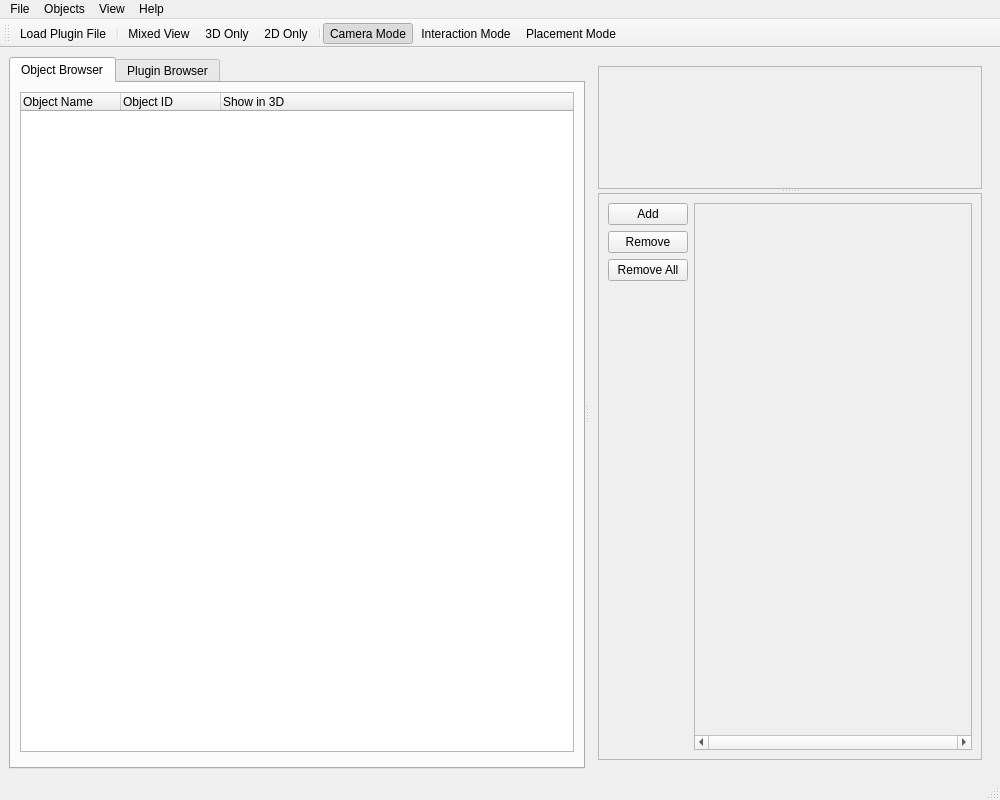
<?xml version="1.0" encoding="UTF-8"?>
<ui version="4.0">
 <class>rtMainWindowUI</class>
 <widget class="QMainWindow" name="rtMainWindowUI">
  <property name="geometry">
   <rect>
    <x>0</x>
    <y>0</y>
    <width>1000</width>
    <height>800</height>
   </rect>
  </property>
  <property name="windowTitle">
   <string>Vurtigo</string>
  </property>
  <widget class="QWidget" name="mainWinCentralWidget">
   <layout class="QVBoxLayout" name="verticalLayout_3">
    <item>
     <widget class="QSplitter" name="mainRLSplitter">
      <property name="orientation">
       <enum>Qt::Horizontal</enum>
      </property>
      <widget class="QTabWidget" name="objectTabs">
       <property name="currentIndex">
        <number>0</number>
       </property>
       <widget class="QWidget" name="objBrowse">
        <attribute name="title">
         <string>Object Browser</string>
        </attribute>
        <layout class="QVBoxLayout" name="verticalLayout">
         <item>
          <widget class="QTreeWidget" name="objectTree">
           <column>
            <property name="text">
             <string>Object Name</string>
            </property>
           </column>
           <column>
            <property name="text">
             <string>Object ID</string>
            </property>
           </column>
           <column>
            <property name="text">
             <string>Show in 3D</string>
            </property>
           </column>
          </widget>
         </item>
         <item>
          <widget class="QFrame" name="objBrowseFrame">
           <property name="frameShape">
            <enum>QFrame::StyledPanel</enum>
           </property>
           <property name="frameShadow">
            <enum>QFrame::Raised</enum>
           </property>
          </widget>
         </item>
        </layout>
       </widget>
       <widget class="QWidget" name="pluginBrowse">
        <attribute name="title">
         <string>Plugin Browser</string>
        </attribute>
        <layout class="QVBoxLayout" name="verticalLayout_2">
         <item>
          <widget class="QTreeWidget" name="pluginTree">
           <column>
            <property name="text">
             <string>Unique ID</string>
            </property>
           </column>
           <column>
            <property name="text">
             <string>Plugin Name</string>
            </property>
           </column>
           <column>
            <property name="text">
             <string>Plugin Version</string>
            </property>
           </column>
          </widget>
         </item>
         <item>
          <layout class="QHBoxLayout" name="horizontalLayout_2">
           <item>
            <widget class="QFrame" name="pluginBrowseFrame">
             <property name="frameShape">
              <enum>QFrame::StyledPanel</enum>
             </property>
             <property name="frameShadow">
              <enum>QFrame::Raised</enum>
             </property>
            </widget>
           </item>
           <item>
            <spacer name="horizontalSpacer">
             <property name="orientation">
              <enum>Qt::Horizontal</enum>
             </property>
             <property name="sizeHint" stdset="0">
              <size>
               <width>40</width>
               <height>20</height>
              </size>
             </property>
            </spacer>
           </item>
          </layout>
         </item>
        </layout>
       </widget>
      </widget>
      <widget class="QStackedWidget" name="stackedWidget">
       <widget class="QWidget" name="dualView">
        <layout class="QVBoxLayout" name="verticalLayout_5">
         <item>
          <widget class="QSplitter" name="mainUDSplitter">
           <property name="orientation">
            <enum>Qt::Vertical</enum>
           </property>
           <widget class="QFrame" name="frame3DRender">
            <property name="frameShape">
             <enum>QFrame::StyledPanel</enum>
            </property>
            <property name="frameShadow">
             <enum>QFrame::Raised</enum>
            </property>
           </widget>
           <widget class="QFrame" name="lowerFrame">
            <property name="frameShape">
             <enum>QFrame::StyledPanel</enum>
            </property>
            <property name="frameShadow">
             <enum>QFrame::Raised</enum>
            </property>
            <layout class="QHBoxLayout" name="horizontalLayout">
             <item>
              <layout class="QVBoxLayout" name="verticalLayout_4">
               <item>
                <widget class="QPushButton" name="add2DFrameBtn">
                 <property name="text">
                  <string>Add</string>
                 </property>
                </widget>
               </item>
               <item>
                <widget class="QPushButton" name="remove2DFrameBtn">
                 <property name="text">
                  <string>Remove</string>
                 </property>
                </widget>
               </item>
               <item>
                <widget class="QPushButton" name="removeAll2DFrameBtn">
                 <property name="text">
                  <string>Remove All</string>
                 </property>
                </widget>
               </item>
               <item>
                <spacer name="verticalSpacer">
                 <property name="orientation">
                  <enum>Qt::Vertical</enum>
                 </property>
                 <property name="sizeHint" stdset="0">
                  <size>
                   <width>20</width>
                   <height>40</height>
                  </size>
                 </property>
                </spacer>
               </item>
              </layout>
             </item>
             <item>
              <widget class="QScrollArea" name="scrollArea2DImages">
               <property name="verticalScrollBarPolicy">
                <enum>Qt::ScrollBarAlwaysOff</enum>
               </property>
               <property name="horizontalScrollBarPolicy">
                <enum>Qt::ScrollBarAlwaysOn</enum>
               </property>
               <property name="widgetResizable">
                <bool>true</bool>
               </property>
               <widget class="QWidget" name="scrollAreaWidget">
                <property name="geometry">
                 <rect>
                  <x>0</x>
                  <y>0</y>
                  <width>290</width>
                  <height>539</height>
                 </rect>
                </property>
                <property name="sizePolicy">
                 <sizepolicy hsizetype="Minimum" vsizetype="Preferred">
                  <horstretch>0</horstretch>
                  <verstretch>0</verstretch>
                 </sizepolicy>
                </property>
               </widget>
              </widget>
             </item>
            </layout>
           </widget>
          </widget>
         </item>
        </layout>
       </widget>
       <widget class="QWidget" name="view3D"/>
       <widget class="QWidget" name="view2D"/>
      </widget>
     </widget>
    </item>
   </layout>
  </widget>
  <widget class="QMenuBar" name="menubar">
   <property name="geometry">
    <rect>
     <x>0</x>
     <y>0</y>
     <width>1000</width>
     <height>25</height>
    </rect>
   </property>
   <widget class="QMenu" name="menuFile">
    <property name="title">
     <string>File</string>
    </property>
    <addaction name="actionPlugin_File"/>
    <addaction name="separator"/>
    <addaction name="actionQuit"/>
   </widget>
   <widget class="QMenu" name="menuHelp">
    <property name="title">
     <string>Help</string>
    </property>
    <addaction name="actionContents"/>
    <addaction name="separator"/>
    <addaction name="actionAbout"/>
   </widget>
   <widget class="QMenu" name="menuView">
    <property name="title">
     <string>View</string>
    </property>
    <widget class="QMenu" name="menuLayout">
     <property name="title">
      <string>Layout</string>
     </property>
     <addaction name="actionMixed"/>
     <addaction name="action3D_Only"/>
     <addaction name="action2D_Only"/>
    </widget>
    <widget class="QMenu" name="menuText_Output">
     <property name="title">
      <string>Text Output</string>
     </property>
     <addaction name="actionErrorText"/>
     <addaction name="actionWarningText"/>
     <addaction name="actionDebugText"/>
     <addaction name="actionBenchmarkText"/>
     <addaction name="actionLogText"/>
    </widget>
    <addaction name="menuLayout"/>
    <addaction name="actionCoordinate_Axes"/>
    <addaction name="menuText_Output"/>
    <addaction name="action3D_Render_Options"/>
   </widget>
   <widget class="QMenu" name="menuObjects">
    <property name="title">
     <string>Objects</string>
    </property>
    <addaction name="actionNewObject"/>
    <addaction name="separator"/>
    <addaction name="actionDeleteSelected"/>
   </widget>
   <addaction name="menuFile"/>
   <addaction name="menuObjects"/>
   <addaction name="menuView"/>
   <addaction name="menuHelp"/>
  </widget>
  <widget class="QStatusBar" name="statusbar"/>
  <widget class="QToolBar" name="toolBar">
   <property name="windowTitle">
    <string>toolBar</string>
   </property>
   <attribute name="toolBarArea">
    <enum>TopToolBarArea</enum>
   </attribute>
   <attribute name="toolBarBreak">
    <bool>false</bool>
   </attribute>
   <addaction name="actionPlugin_File"/>
   <addaction name="separator"/>
   <addaction name="actionMixed"/>
   <addaction name="action3D_Only"/>
   <addaction name="action2D_Only"/>
   <addaction name="separator"/>
   <addaction name="actionCamera_Mode"/>
   <addaction name="actionInteraction_Mode"/>
   <addaction name="actionPlacement_Mode"/>
  </widget>
  <action name="actionQuit">
   <property name="text">
    <string>Quit</string>
   </property>
   <property name="shortcut">
    <string>Ctrl+Q</string>
   </property>
  </action>
  <action name="actionMixed">
   <property name="text">
    <string>Mixed View</string>
   </property>
  </action>
  <action name="action3D_Only">
   <property name="text">
    <string>3D Only</string>
   </property>
  </action>
  <action name="action2D_Only">
   <property name="text">
    <string>2D Only</string>
   </property>
  </action>
  <action name="actionPlugin_File">
   <property name="text">
    <string>Load Plugin File...</string>
   </property>
  </action>
  <action name="actionCoordinate_Axes">
   <property name="text">
    <string>Coordinate Axes...</string>
   </property>
  </action>
  <action name="actionContents">
   <property name="text">
    <string>Contents...</string>
   </property>
  </action>
  <action name="actionAbout">
   <property name="text">
    <string>About...</string>
   </property>
  </action>
  <action name="actionNewObject">
   <property name="text">
    <string>New Object...</string>
   </property>
  </action>
  <action name="actionDeleteSelected">
   <property name="text">
    <string>Delete Selected</string>
   </property>
  </action>
  <action name="actionErrorText">
   <property name="checkable">
    <bool>true</bool>
   </property>
   <property name="checked">
    <bool>true</bool>
   </property>
   <property name="text">
    <string>Error</string>
   </property>
  </action>
  <action name="actionWarningText">
   <property name="checkable">
    <bool>true</bool>
   </property>
   <property name="text">
    <string>Warning</string>
   </property>
  </action>
  <action name="actionDebugText">
   <property name="checkable">
    <bool>true</bool>
   </property>
   <property name="text">
    <string>Debug</string>
   </property>
  </action>
  <action name="actionBenchmarkText">
   <property name="checkable">
    <bool>true</bool>
   </property>
   <property name="text">
    <string>Benchmark</string>
   </property>
  </action>
  <action name="actionLogText">
   <property name="checkable">
    <bool>true</bool>
   </property>
   <property name="checked">
    <bool>true</bool>
   </property>
   <property name="text">
    <string>Log</string>
   </property>
  </action>
  <action name="action3D_Render_Options">
   <property name="text">
    <string>3D Render Options</string>
   </property>
  </action>
  <action name="actionCamera_Mode">
   <property name="checkable">
    <bool>true</bool>
   </property>
   <property name="checked">
    <bool>true</bool>
   </property>
   <property name="text">
    <string>Camera Mode</string>
   </property>
  </action>
  <action name="actionInteraction_Mode">
   <property name="checkable">
    <bool>true</bool>
   </property>
   <property name="text">
    <string>Interaction Mode</string>
   </property>
  </action>
  <action name="actionPlacement_Mode">
   <property name="checkable">
    <bool>true</bool>
   </property>
   <property name="text">
    <string>Placement Mode</string>
   </property>
  </action>
 </widget>
 <resources/>
 <connections/>
</ui>
